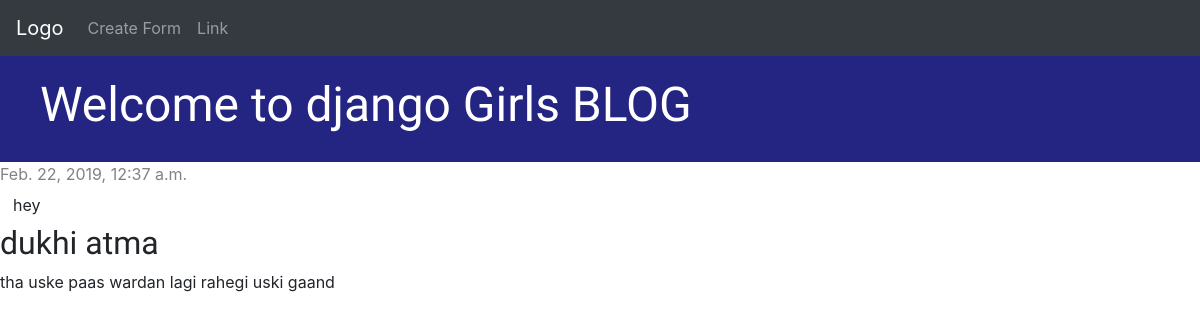
The page /post/1/ (signed in) on the database as committed earlier.
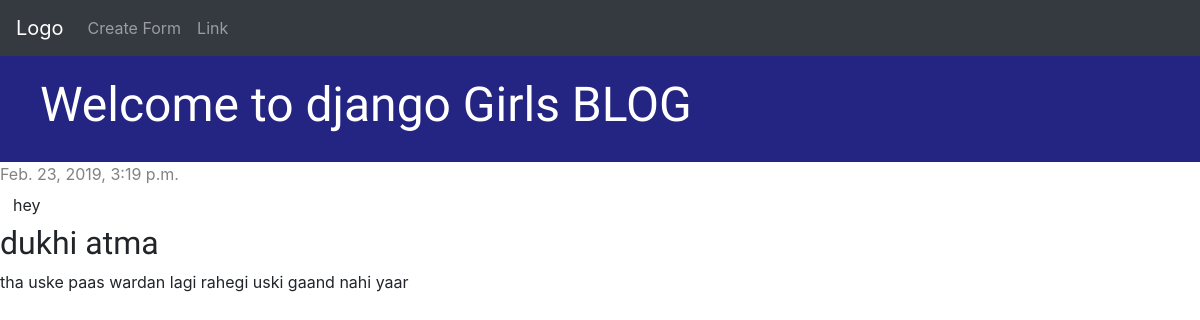
The same page on the database as committed later.
### blog/models.py (models this page shows, shortened)
class Post(models.Model):
    author = models.ForeignKey(settings.AUTH_USER_MODEL, on_delete=models.CASCADE)
    title = models.CharField(max_length=200)
    text = models.TextField()
    created_date = models.DateTimeField(default=timezone.now)
    published_date = models.DateTimeField(blank=True, null=True)
    def __str__(self):
        return self.title

### blog/views.py (the view)
# urls.py: path('post/<int:pk>/', views.post_detail, name='detail'),
@login_required
def post_detail(request, pk):
    post = get_object_or_404(Post, pk=pk)
    print(post)
    return render(request, 'blog/post_detail.html', {'post': post})

### blog/templates/blog/post_detail.html (shortened to what this page needs)
{% extends 'blog/base.html' %}
{% block content %}
    <div class="post">
        {% if post.published_date %}
            <div class="date">
                {{ post.published_date }}
            </div>
        {% endif %}
        <a class="btn btn-default" href="{% url 'post_edit' pk=post.pk %}">hey</a>
        <h2>{{ post.title }}</h2>
        <p>{{ post.text|linebreaksbr }}</p>
    </div>
{% endblock %}

Rows that differ between the two databases and show on the page:
changed Post "dukhi atma": published_date "Feb. 22, 2019, 12:37 a.m." → "Feb. 23, 2019, 3:19 p.m."; text "tha uske paas wardan lagi rahegi uski gaand" → "tha uske paas wardan lagi rahegi uski gaand nahi yaar"
